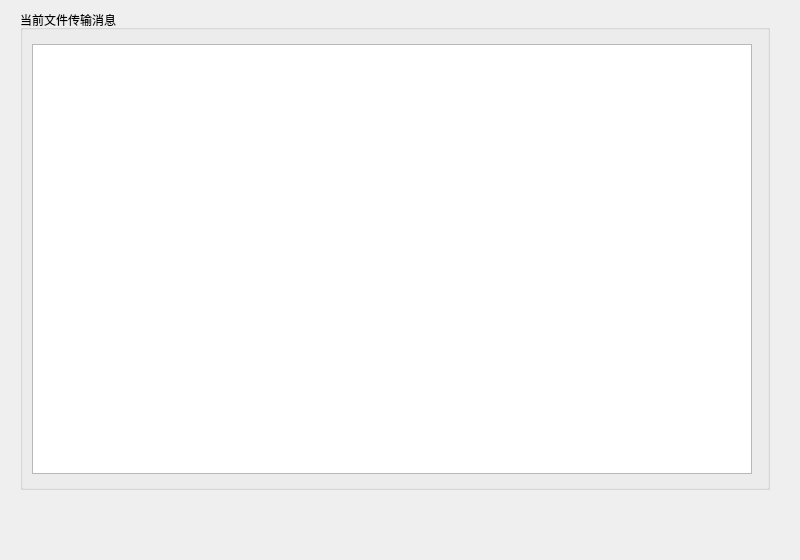
<?xml version="1.0" encoding="UTF-8"?>
<ui version="4.0">
 <class>FileInfo</class>
 <widget class="QWidget" name="FileInfo">
  <property name="geometry">
   <rect>
    <x>0</x>
    <y>0</y>
    <width>800</width>
    <height>560</height>
   </rect>
  </property>
  <property name="minimumSize">
   <size>
    <width>800</width>
    <height>560</height>
   </size>
  </property>
  <property name="maximumSize">
   <size>
    <width>800</width>
    <height>560</height>
   </size>
  </property>
  <property name="windowTitle">
   <string>Form</string>
  </property>
  <property name="styleSheet">
   <string notr="true">/*QGroupBox{
	border: 1px solid red;
}*/</string>
  </property>
  <widget class="QGroupBox" name="groupBox">
   <property name="geometry">
    <rect>
     <x>20</x>
     <y>10</y>
     <width>750</width>
     <height>480</height>
    </rect>
   </property>
   <property name="minimumSize">
    <size>
     <width>750</width>
     <height>480</height>
    </size>
   </property>
   <property name="maximumSize">
    <size>
     <width>750</width>
     <height>480</height>
    </size>
   </property>
   <property name="title">
    <string>当前文件传输消息</string>
   </property>
   <widget class="QTableView" name="tableView">
    <property name="geometry">
     <rect>
      <x>12</x>
      <y>34</y>
      <width>720</width>
      <height>430</height>
     </rect>
    </property>
    <property name="minimumSize">
     <size>
      <width>720</width>
      <height>430</height>
     </size>
    </property>
    <property name="maximumSize">
     <size>
      <width>720</width>
      <height>430</height>
     </size>
    </property>
   </widget>
  </widget>
 </widget>
 <resources/>
 <connections/>
</ui>
